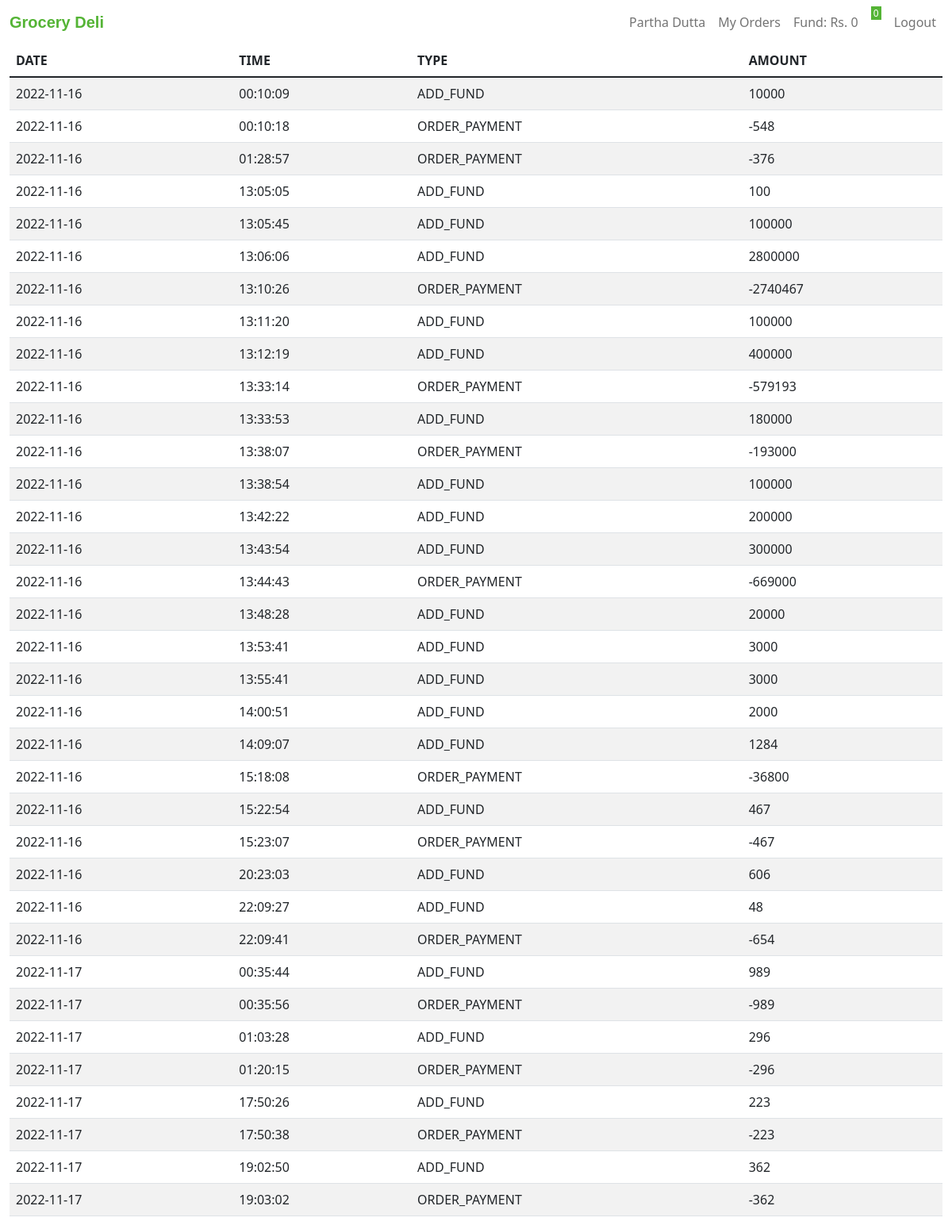
Screenshot of /transactions (signed in) with the database file from the repository.
### tables this page shows
CREATE TABLE users (user_id INTEGER PRIMARY KEY AUTOINCREMENT NOT NULL, name TEXT NOT NULL, email TEXT NOT NULL, phone INTEGER NOT NULL, hash TEXT NOT NULL, cash NUMERIC DEFAULT 0.00);

CREATE TABLE transactions(tran_id INTEGER PRIMARY KEY AUTOINCREMENT NOT NULL, user_id INTEGER NOT NULL, tran_type TEXT NOT NULL, amount NUMERIC NOT NULL, datetime TEXT NOT NULL, tran_status TEXT DEFAULT success);

### app.py (the view)
@app.route("/transactions")
@login_required
def transactions():
    user_id = session["user_id"]
    user_data = db.execute("SELECT * FROM users WHERE user_id = ?;", user_id)
    transactions = db.execute("SELECT * FROM transactions WHERE user_id = ?", user_id)
    for i in transactions:
        i["date"] = datetime.datetime.strptime(i["datetime"], '%Y-%m-%d %H:%M:%S').date()
        i["time"] = datetime.datetime.strptime(i["datetime"], '%Y-%m-%d %H:%M:%S').time()
    return render_template("transactions.html", transactions=transactions, user_data=user_data)

### app.py (called while the page is built)
@app.after_request
def after_request(response):
    response.headers["Cache-Control"] = "no-cache, no-store, must-revalidate"
    response.headers["Expires"] = 0
    response.headers["Pragma"] = "no-cache"
    return response

def login_required(f):
    @wraps(f)
    def decorated_function(*args, **kwargs):
        if session.get("user_id") is None:
            return redirect("/login")
        return f(*args, **kwargs)
    return decorated_function

### templates/transactions.html (shortened to what this page needs)
{% extends "layout.html" %}
{% block user %}
    {{ user_data[0]["name"] }}
{% endblock %}
{% block fund %}
    Fund: Rs. {{ user_data[0]["cash"] }}
{% endblock %}
{% block main %}
<table class="table table-striped">
    <thead>
        <tr>
            <th>DATE</th>
            <th>TIME</th>
            <th>TYPE</th>
            <th>AMOUNT</th>
        </tr>
    </thead>
    <tbody>
        {% for i in transactions %}
        <tr>
            <td>{{ i["date"] }}</td>
            <td>{{ i["time"] }}</td>
            <td>{{ i["tran_type"] }}</td>
            <td>{{ i["amount"] }}</td>
        </tr>
        {% endfor %}
    </tbody>
</table>
{% endblock %}

### rows the page displays
users: name "Partha Dutta", cash "0"
transactions: date "2022-11-16", time "00:10:09", tran_type "ADD_FUND", amount "10000"
transactions: date "2022-11-16", time "00:10:18", tran_type "ORDER_PAYMENT", amount "-548"
transactions: date "2022-11-16", time "01:28:57", tran_type "ORDER_PAYMENT", amount "-376"
transactions: date "2022-11-16", time "13:05:05", tran_type "ADD_FUND", amount "100"
transactions: date "2022-11-16", time "13:05:45", tran_type "ADD_FUND", amount "100000"
transactions: date "2022-11-16", time "13:06:06", tran_type "ADD_FUND", amount "2800000"
transactions: date "2022-11-16", time "13:10:26", tran_type "ORDER_PAYMENT", amount "-2740467"
transactions: date "2022-11-16", time "13:11:20", tran_type "ADD_FUND", amount "100000"
transactions: date "2022-11-16", time "13:12:19", tran_type "ADD_FUND", amount "400000"
transactions: date "2022-11-16", time "13:33:14", tran_type "ORDER_PAYMENT", amount "-579193"
transactions: date "2022-11-16", time "13:33:53", tran_type "ADD_FUND", amount "180000"
transactions: date "2022-11-16", time "13:38:07", tran_type "ORDER_PAYMENT", amount "-193000"
transactions: date "2022-11-16", time "13:38:54", tran_type "ADD_FUND", amount "100000"
transactions: date "2022-11-16", time "13:42:22", tran_type "ADD_FUND", amount "200000"
transactions: date "2022-11-16", time "13:43:54", tran_type "ADD_FUND", amount "300000"
transactions: date "2022-11-16", time "13:44:43", tran_type "ORDER_PAYMENT", amount "-669000"
transactions: date "2022-11-16", time "13:48:28", tran_type "ADD_FUND", amount "20000"
transactions: date "2022-11-16", time "13:53:41", tran_type "ADD_FUND", amount "3000"
transactions: date "2022-11-16", time "13:55:41", tran_type "ADD_FUND", amount "3000"
transactions: date "2022-11-16", time "14:00:51", tran_type "ADD_FUND", amount "2000"
transactions: date "2022-11-16", time "14:09:07", tran_type "ADD_FUND", amount "1284"
transactions: date "2022-11-16", time "15:18:08", tran_type "ORDER_PAYMENT", amount "-36800"
transactions: date "2022-11-16", time "15:22:54", tran_type "ADD_FUND", amount "467"
transactions: date "2022-11-16", time "15:23:07", tran_type "ORDER_PAYMENT", amount "-467"
transactions: date "2022-11-16", time "20:23:03", tran_type "ADD_FUND", amount "606"
transactions: date "2022-11-16", time "22:09:27", tran_type "ADD_FUND", amount "48"
transactions: date "2022-11-16", time "22:09:41", tran_type "ORDER_PAYMENT", amount "-654"
transactions: date "2022-11-17", time "00:35:44", tran_type "ADD_FUND", amount "989"
transactions: date "2022-11-17", time "00:35:56", tran_type "ORDER_PAYMENT", amount "-989"
transactions: date "2022-11-17", time "01:03:28", tran_type "ADD_FUND", amount "296"
transactions: date "2022-11-17", time "01:20:15", tran_type "ORDER_PAYMENT", amount "-296"
transactions: date "2022-11-17", time "17:50:26", tran_type "ADD_FUND", amount "223"
transactions: date "2022-11-17", time "17:50:38", tran_type "ORDER_PAYMENT", amount "-223"
transactions: date "2022-11-17", time "19:02:50", tran_type "ADD_FUND", amount "362"
transactions: date "2022-11-17", time "19:03:02", tran_type "ORDER_PAYMENT", amount "-362"

### other values shown
{{ cart|length }} "0"
